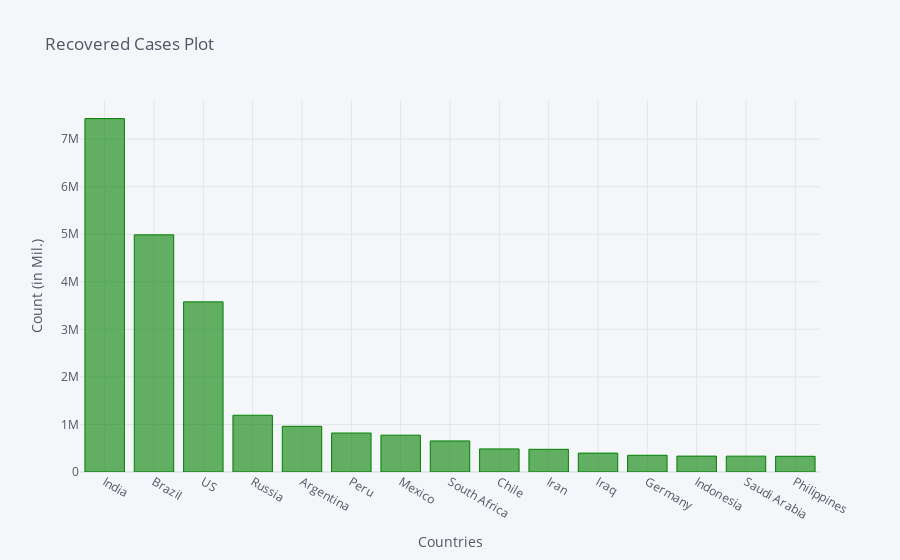

Notebook code cell kept with this figure:
### Code cell
recovered_df2_plot.iplot(kind='bar', x='Country/Region', y='10/30/20',color='green',
                         title='Recovered Cases Plot',xTitle='Countries',yTitle='Count (in Mil.)')

### Figure 1 — Plotly figure (JSON) as saved in the notebook; plotly's stock layout.template omitted (floating-point values rounded to 4 significant figures)
{"data": [{"marker": {"color": "rgba(0, 128, 0, 0.6)", "line": {"color": "rgba(0, 128, 0, 1.0)", "width": 1}}, "name": "10/30/20", "orientation": "v", "text": "", "type": "bar", "x": ["India", "Brazil", "US", "Russia", "Argentina", "Peru", "Mexico", "South Africa", "Chile", "Iran", "Iraq", "Germany", "Indonesia", "Saudi Arabia", "Philippines"], "y": [7432829, 4987435, 3578452, 1193867, 961101, 819717, 774567, 653052, 485152, 477300, 397241, 351921, 334295, 333409, 330457]}], "layout": {"legend": {"bgcolor": "#F5F6F9", "font": {"color": "#4D5663"}}, "paper_bgcolor": "#F5F6F9", "plot_bgcolor": "#F5F6F9", "title": {"font": {"color": "#4D5663"}, "text": "Recovered Cases Plot"}, "xaxis": {"gridcolor": "#E1E5ED", "showgrid": true, "tickfont": {"color": "#4D5663"}, "title": {"font": {"color": "#4D5663"}, "text": "Countries"}, "zerolinecolor": "#E1E5ED"}, "yaxis": {"gridcolor": "#E1E5ED", "showgrid": true, "tickfont": {"color": "#4D5663"}, "title": {"font": {"color": "#4D5663"}, "text": "Count (in Mil.)"}, "zerolinecolor": "#E1E5ED"}}}
